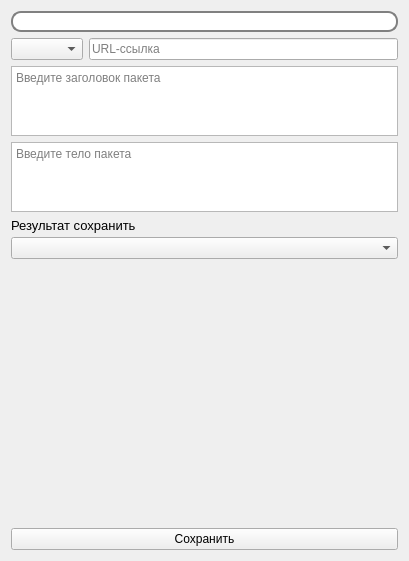
<?xml version="1.0" encoding="UTF-8"?>
<ui version="4.0">
 <class>Form</class>
 <widget class="QWidget" name="Form">
  <property name="geometry">
   <rect>
    <x>0</x>
    <y>0</y>
    <width>409</width>
    <height>561</height>
   </rect>
  </property>
  <property name="windowTitle">
   <string>Form</string>
  </property>
  <layout class="QVBoxLayout" name="verticalLayout_4">
   <item>
    <widget class="QLineEdit" name="LE_Title">
     <property name="font">
      <font>
       <pointsize>10</pointsize>
      </font>
     </property>
     <property name="styleSheet">
      <string notr="true">QLineEdit{
	border: 2px solid grey;
	border-radius: 10px;
}</string>
     </property>
     <property name="alignment">
      <set>Qt::AlignCenter</set>
     </property>
    </widget>
   </item>
   <item>
    <layout class="QHBoxLayout" name="horizontalLayout">
     <item>
      <widget class="QComboBox" name="CB_Req"/>
     </item>
     <item>
      <widget class="QLineEdit" name="LE_Link">
       <property name="placeholderText">
        <string>URL-ссылка</string>
       </property>
      </widget>
     </item>
    </layout>
   </item>
   <item>
    <layout class="QVBoxLayout" name="verticalLayout">
     <item>
      <widget class="QTextEdit" name="TE_Head">
       <property name="placeholderText">
        <string>Введите заголовок пакета</string>
       </property>
      </widget>
     </item>
    </layout>
   </item>
   <item>
    <layout class="QVBoxLayout" name="verticalLayout_2">
     <item>
      <widget class="QTextEdit" name="TE_Body">
       <property name="placeholderText">
        <string>Введите тело пакета</string>
       </property>
      </widget>
     </item>
    </layout>
   </item>
   <item>
    <layout class="QVBoxLayout" name="verticalLayout_3">
     <property name="spacing">
      <number>4</number>
     </property>
     <item>
      <widget class="QLabel" name="label">
       <property name="font">
        <font>
         <pointsize>10</pointsize>
        </font>
       </property>
       <property name="text">
        <string>Результат сохранить</string>
       </property>
      </widget>
     </item>
     <item>
      <widget class="QComboBox" name="CB_Var"/>
     </item>
    </layout>
   </item>
   <item>
    <spacer name="verticalSpacer">
     <property name="orientation">
      <enum>Qt::Vertical</enum>
     </property>
     <property name="sizeHint" stdset="0">
      <size>
       <width>20</width>
       <height>431</height>
      </size>
     </property>
    </spacer>
   </item>
   <item>
    <widget class="QPushButton" name="PB_Save">
     <property name="text">
      <string>Сохранить</string>
     </property>
    </widget>
   </item>
  </layout>
 </widget>
 <resources/>
 <connections/>
</ui>
